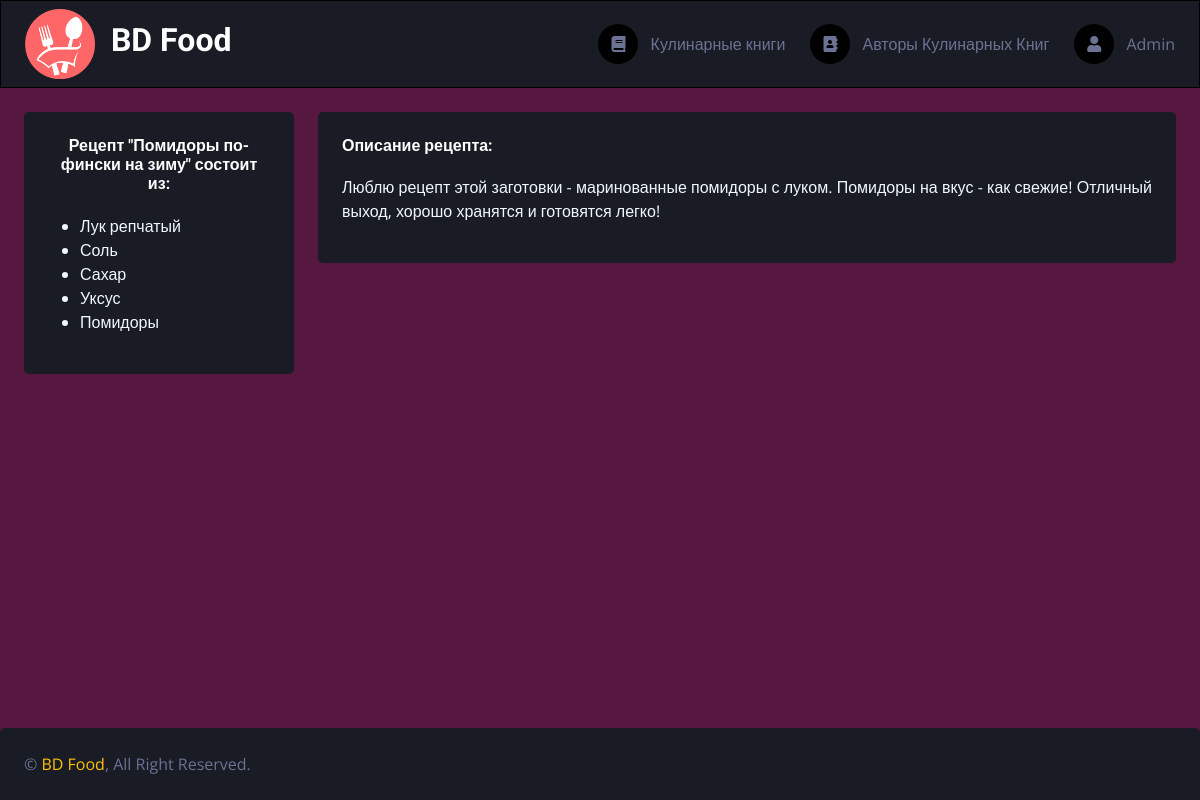
The app's page /open/4/ with its own data.
### server/models.py (models this page shows, shortened)
class RecipeIngredient(models.Model):
    recipe = models.ForeignKey(Recipe, on_delete=models.CASCADE)
    ingredient = models.ManyToManyField(Ingredient, blank=False)

class Recipe(models.Model):
    cookbook = models.ForeignKey(Cookbook, on_delete=models.CASCADE)
    title = models.CharField(max_length=100)
    description = models.TextField()
    def __str__(self):
        return self.title

class Ingredient(models.Model):
    name = models.CharField(max_length=100)

### server/views.py (the view)
# urls.py: path('open/<int:pk>/', views.open, name='open'),# url открытия описание рецептов
def open(request, pk): # Описание рецептов
    recipe = RecipeIngredient.objects.get(pk=pk)
    data = {
        'recipe': recipe,
    }
    return render(request, 'server/open.html', data)

### server/templates/server/open.html (shortened to what this page needs)
{% extends "server/index.html" %}
{% load static %}
{% block content %}
<div class="container-fluid pt-4 px-4">
    <div class="row g-4">
        <div class="col-sm-12 col-xl-3">
            <div class="bg-secondary text-center rounded p-4">
                <div class="d-flex align-items-start mb-3">
                    <h6 class="mb-1">Рецепт "{{recipe.recipe}}" состоит из:</h6>
                </div>
                <div style="color: aliceblue;" class='wrapper'>
                <ul>
                    {% for ingredient in recipe.ingredient.all %}
                        <li>{{ ingredient.name }}</li>
                    {% endfor %}
                </ul>
            </div>
            </div>
        </div>
        <div class="col-sm-12 col-xl-9">
            <div class="bg-secondary text-center rounded p-4">
                <div class="d-flex align-items-start mb-3">
                    <h6 class="mb-1">Описание рецепта:</h6>
                </div>
                <p style="color: aliceblue; text-align: justify;">
                {{recipe.recipe.description}}
                </p>
            </div>
        </div>
    </div>
</div>
{% endblock %}

### server/static/server/css/stylesess.css (style rules this page uses)
:root { --primary: #ffc107; --secondary: #191C24; --light: hsl(231, 15%, 50%); --dark: #000000; --purple: #561741; }
.wrapper { text-align: left; }

### records on screen
RecipeIngredient: recipe "Помидоры по-фински на зиму", recipe.description "Люблю рецепт этой заготовки - маринованные помидоры с луком. Помидоры на вкус - как свежие! Отличный выход, хорошо хранятся и готовятся легко!"
Ingredient: name "Лук репчатый"
Ingredient: name "Соль"
Ingredient: name "Сахар"
Ingredient: name "Уксус"
Ingredient: name "Помидоры"
